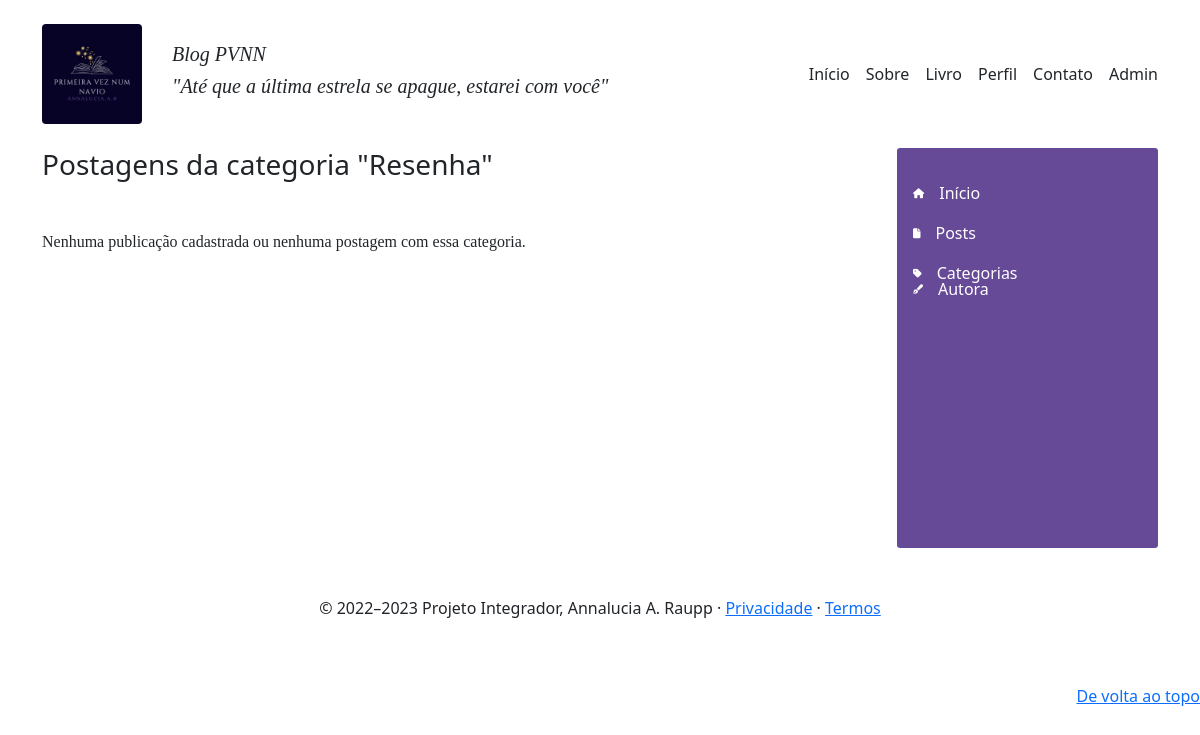
The page /app/controllers/BlogController.php?action=page_posts_category&category=Resenha on the database as committed earlier.
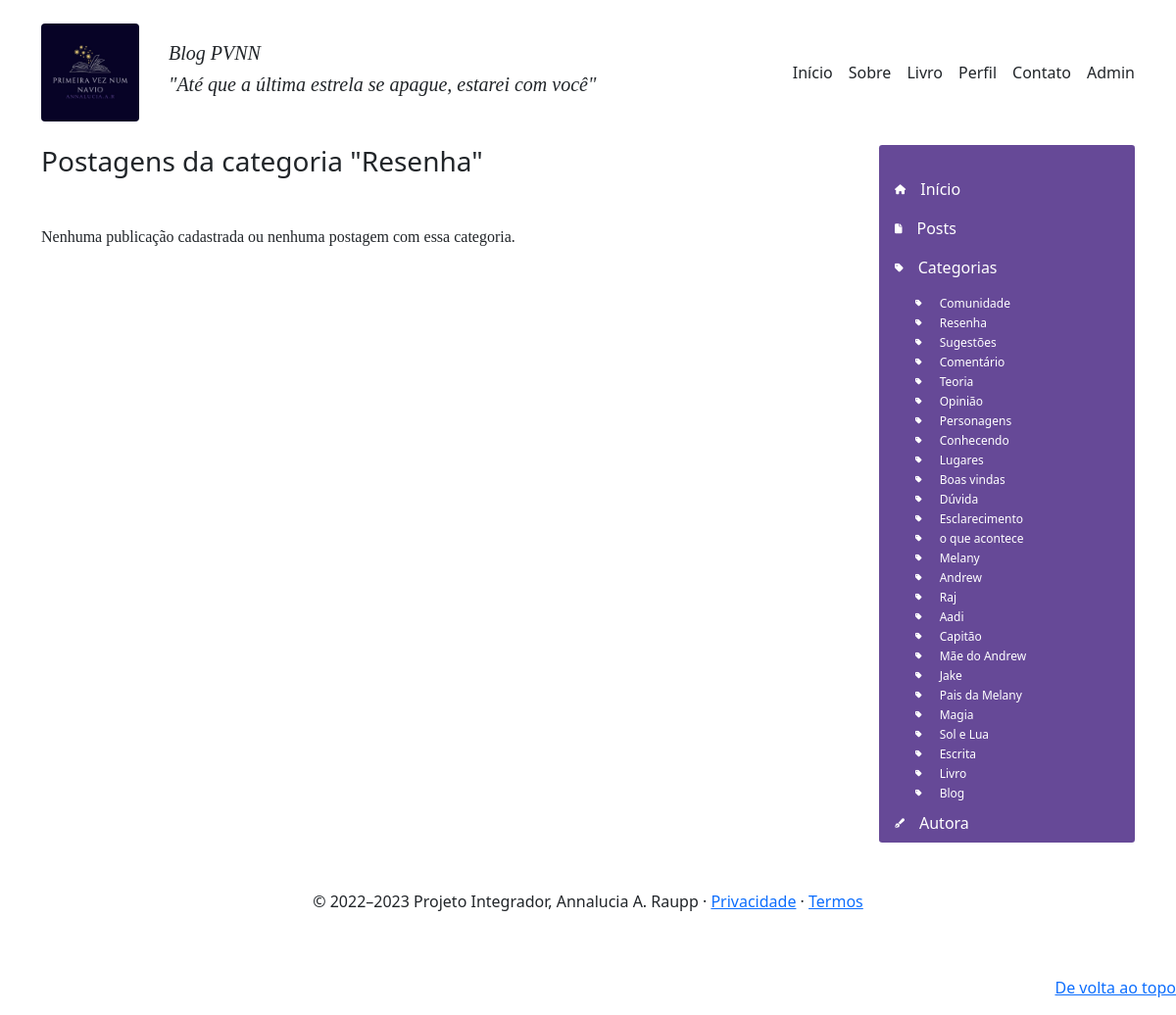
The same page on the database as committed later.
### tables this page shows
CREATE TABLE `categorias` (
  `idCategory` int(4) NOT NULL,
  `tag` varchar(45) NOT NULL
);

### app/repository/CategoryRepository.php (called while the page is built, shortened)
<?php
    require_once __DIR__ . "/../connection/Connection.php";
    class CategoryRepository {
        public $conn;
        function __construct()
        {
            $this->conn = Connection::getConnection();
        }
        public function findAll(): array {
            $table = $this->conn->query("SELECT * FROM categorias");
            $categorias  = $table->fetchAll(PDO::FETCH_ASSOC);
            return $categorias;
        }
    }

### app/connection/Connection.php (called while the page is built)
<?php
class Connection {
    private static $host = "localhost";
    private static $dbname = "pvnn";
    private static $user = "root";
    private static $password = "";
    private static $conn = null;
    public static function getConnection(): PDO {
        if(self::$conn == null) {
            try {
                self::$conn = new PDO("mysql:host=" . self::$host . ";charset=utf8;dbname=" . self::$dbname,
                self::$user,
                self::$password);
                self::$conn->setAttribute(PDO::ATTR_ERRMODE, PDO::ERRMODE_EXCEPTION);
            } catch(Exception $e) {
                print("Erro ao conectar com o banco de dados");
            }
        }
        return self::$conn;
    }
}

### app/views/blog/menu_lateral.php (the view)
<div class="col-3">
  <nav class="menu-lateral rounded-1">
    <div class="pt-6">
      <ul class="nav column">
        <li class="nav-item">
          <a class="nav-link active" href="<?= $data['base_path']?>">
            <i class="fa-solid fa-house fa-2xs"></i>Início
          </a>
        </li>
        <li class="nav-item">
          <a class="nav-link active" href="<?= $data['base_path']?>/app/controllers/BlogController.php?action=page_posts">
            <i class="fa-solid fa-file fa-2xs"></i>Posts
          </a>
        </li>
        <li class="nav-item">
          <a class="nav-link active" href="#">
            <i class="fa-solid fa-tag fa-2xs"></i>Categorias
            <ul class="sublist">
              <?php foreach($data['categories'] as $category): ?>
                <li>
                    <a href="<?= $data['base_path']?>/app/controllers/BlogController.php?action=page_posts_category&category=<?= $category['tag']?>">
                      <i class="fa-solid fa-tag fa-2xs"></i> <?= $category['tag'] ?>
                    </a>
                </li>
              <?php endforeach; ?>
            </ul>
          </a>
        </li>
        <li class="nav-item">
          <a class="nav-link active" href="<?= $data['base_path']?>/app/controllers/BlogController.php?action=page_autora">
            <i class="fa-solid fa-pen-fancy fa-2xs"></i>Autora
          </a>
        </li>
      </ul>
    </div>
  </nav>
</div>

Rows that differ between the two databases and show on the page:
added categorias: tag "Comunidade"
added categorias: tag "Resenha"
added categorias: tag "Sugestões"
added categorias: tag "Comentário"
added categorias: tag "Teoria"
added categorias: tag "Opinião"
added categorias: tag "Personagens"
added categorias: tag "Conhecendo"
added categorias: tag "Lugares"
added categorias: tag "Boas vindas"
added categorias: tag "Dúvida"
added categorias: tag "Esclarecimento"
added categorias: tag "o que acontece"
added categorias: tag "Melany"
added categorias: tag "Andrew"
added categorias: tag "Raj"
added categorias: tag "Aadi"
added categorias: tag "Capitão"
added categorias: tag "Mãe do Andrew"
added categorias: tag "Jake"
added categorias: tag "Pais da Melany"
added categorias: tag "Magia"
added categorias: tag "Sol e Lua"
added categorias: tag "Escrita"
added categorias: tag "Livro"
added categorias: tag "Blog"
